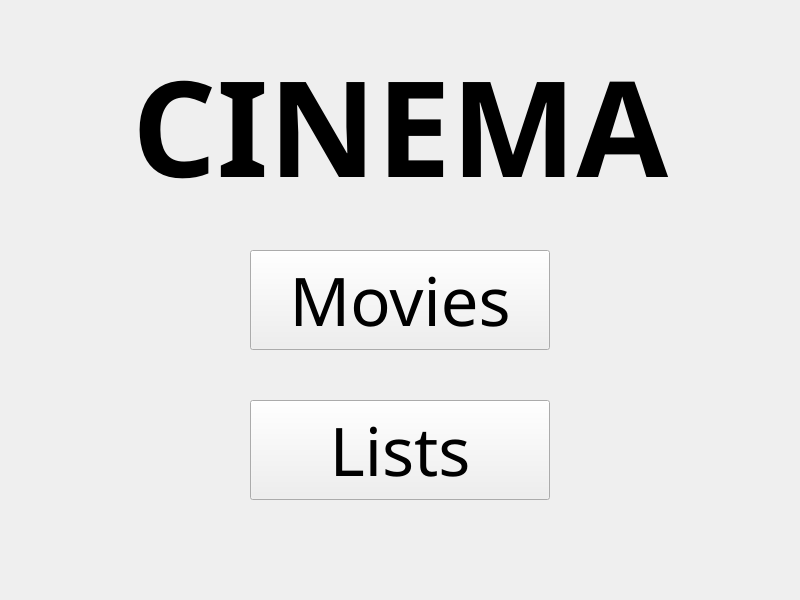
<?xml version="1.0" encoding="UTF-8"?>
<ui version="4.0">
 <class>MainWindow</class>
 <widget class="QMainWindow" name="MainWindow">
  <property name="geometry">
   <rect>
    <x>0</x>
    <y>0</y>
    <width>800</width>
    <height>600</height>
   </rect>
  </property>
  <property name="windowTitle">
   <string>MainWindow</string>
  </property>
  <widget class="QWidget" name="centralwidget">
   <widget class="QPushButton" name="buttonMovies">
    <property name="geometry">
     <rect>
      <x>250</x>
      <y>250</y>
      <width>300</width>
      <height>100</height>
     </rect>
    </property>
    <property name="font">
     <font>
      <family>Bahnschrift SemiLight SemiConde</family>
      <pointsize>50</pointsize>
      <italic>false</italic>
      <strikeout>false</strikeout>
      <kerning>true</kerning>
     </font>
    </property>
    <property name="text">
     <string>Movies</string>
    </property>
   </widget>
   <widget class="QLabel" name="labelTitle">
    <property name="geometry">
     <rect>
      <x>100</x>
      <y>25</y>
      <width>600</width>
      <height>200</height>
     </rect>
    </property>
    <property name="font">
     <font>
      <family>Bahnschrift SemiLight SemiConde</family>
      <pointsize>100</pointsize>
      <bold>true</bold>
      <underline>false</underline>
     </font>
    </property>
    <property name="layoutDirection">
     <enum>Qt::LayoutDirection::LeftToRight</enum>
    </property>
    <property name="text">
     <string>CINEMA</string>
    </property>
    <property name="alignment">
     <set>Qt::AlignmentFlag::AlignCenter</set>
    </property>
   </widget>
   <widget class="QPushButton" name="buttonLists">
    <property name="geometry">
     <rect>
      <x>250</x>
      <y>400</y>
      <width>300</width>
      <height>100</height>
     </rect>
    </property>
    <property name="font">
     <font>
      <family>Bahnschrift SemiLight SemiConde</family>
      <pointsize>50</pointsize>
      <italic>false</italic>
      <strikeout>false</strikeout>
      <kerning>true</kerning>
     </font>
    </property>
    <property name="text">
     <string>Lists</string>
    </property>
   </widget>
  </widget>
 </widget>
 <resources/>
 <connections/>
</ui>
